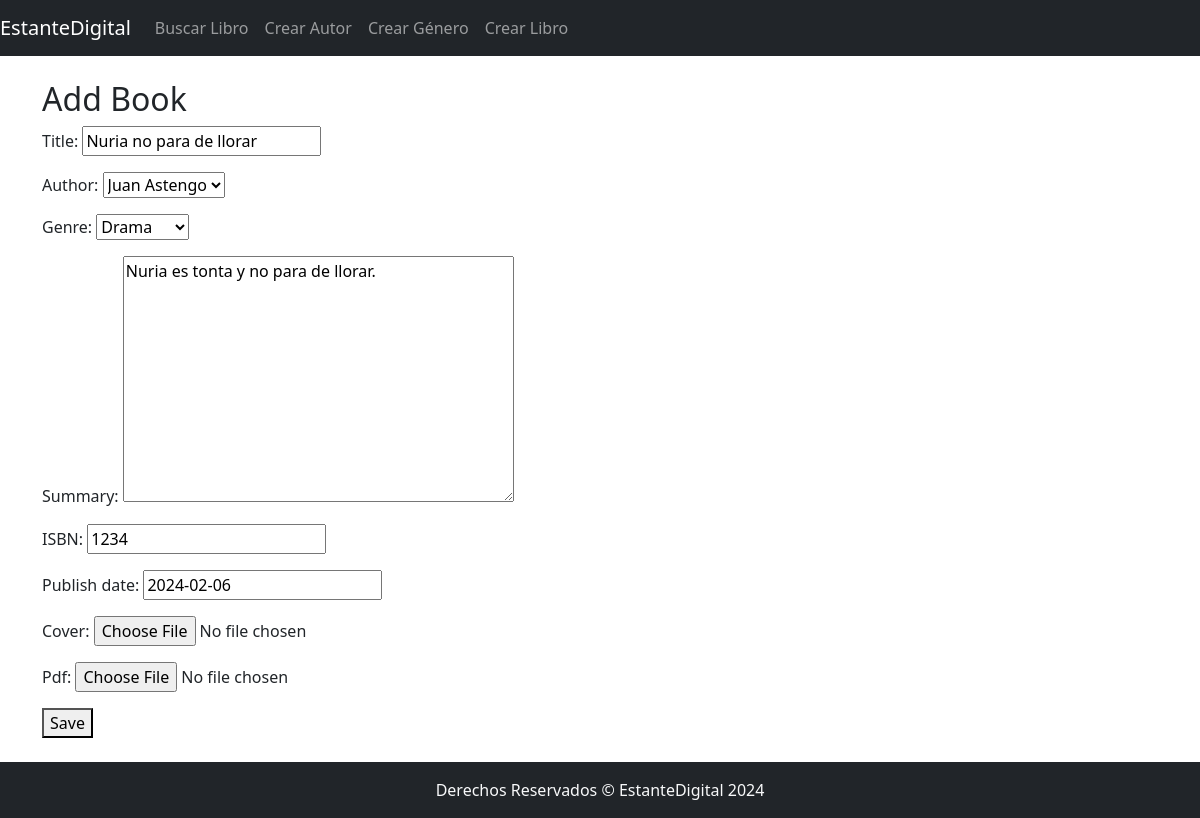
The app's page /books/book/edit/1/ with its own data.
### books/models.py (models this page shows, shortened)
class Book(models.Model):
    title = models.CharField(max_length=200)
    author = models.ForeignKey('Author', on_delete=models.CASCADE)
    genre = models.ForeignKey('Genre', on_delete=models.CASCADE)
    summary = models.TextField()
    isbn = models.CharField('ISBN', max_length=13, unique=True)
    publish_date = models.DateField()
    cover = models.ImageField(upload_to='covers/', blank=True, null=True)
    pdf = models.FileField(upload_to='pdfs/', blank=True, null=True)
    infoLink = models.URLField(blank=True, null=True)

### books/views.py (the view)
# urls.py: path('book/edit/<int:book_id>/', book_edit, name='book_edit'),
def book_edit(request, book_id=None):
    if book_id:
        book = Book.objects.get(pk=book_id)
    else:
        book = None
    if request.method == 'POST':
        form = BookForm(request.POST, request.FILES, instance=book)
        if form.is_valid():
            form.save()
            return redirect('books_list')
    else:
        form = BookForm(instance=book)
    return render(request, 'books/book_form.html', {'form': form})

### books/forms.py
class BookForm(forms.ModelForm):
    class Meta:
        model = Book
        fields = ['title', 'author', 'genre', 'summary', 'isbn', 'publish_date', 'cover', 'pdf']

### books/models.py (called while the page is built)
    def __str__(self):
        return self.name

    def __str__(self):
        return self.name

### books/templates/books/book_form.html (shortened to what this page needs)
{% extends 'books/base_books.html' %}
{% block content %}
<h2>{% if book_id %}Edit Book{% else %}Add Book{% endif %}</h2>
<form method="post" enctype="multipart/form-data">
    {{ form.as_p }}
    <button type="submit">Save</button>
</form>
{% endblock %}

### records on screen
Book: title "Nuria no para de llorar", author "Juan Astengo", genre "Drama", summary "Nuria es tonta y no para de llorar.", isbn "1234", publish_date "2024-02-06"
